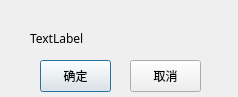
<?xml version="1.0" encoding="UTF-8"?>
<ui version="4.0">
 <class>FocusDialog</class>
 <widget class="QDialog" name="FocusDialog">
  <property name="geometry">
   <rect>
    <x>0</x>
    <y>0</y>
    <width>238</width>
    <height>97</height>
   </rect>
  </property>
  <property name="windowTitle">
   <string>Dialog</string>
  </property>
  <widget class="QLabel" name="label">
   <property name="geometry">
    <rect>
     <x>30</x>
     <y>30</y>
     <width>181</width>
     <height>16</height>
    </rect>
   </property>
   <property name="font">
    <font>
     <family>Songti SC</family>
    </font>
   </property>
   <property name="text">
    <string>TextLabel</string>
   </property>
  </widget>
  <widget class="QPushButton" name="pushButton">
   <property name="geometry">
    <rect>
     <x>40</x>
     <y>60</y>
     <width>71</width>
     <height>32</height>
    </rect>
   </property>
   <property name="font">
    <font>
     <family>Songti SC</family>
    </font>
   </property>
   <property name="text">
    <string>确定</string>
   </property>
  </widget>
  <widget class="QPushButton" name="pushButton_2">
   <property name="geometry">
    <rect>
     <x>130</x>
     <y>60</y>
     <width>71</width>
     <height>32</height>
    </rect>
   </property>
   <property name="font">
    <font>
     <family>Songti SC</family>
    </font>
   </property>
   <property name="text">
    <string>取消</string>
   </property>
  </widget>
 </widget>
 <resources/>
 <connections/>
</ui>
